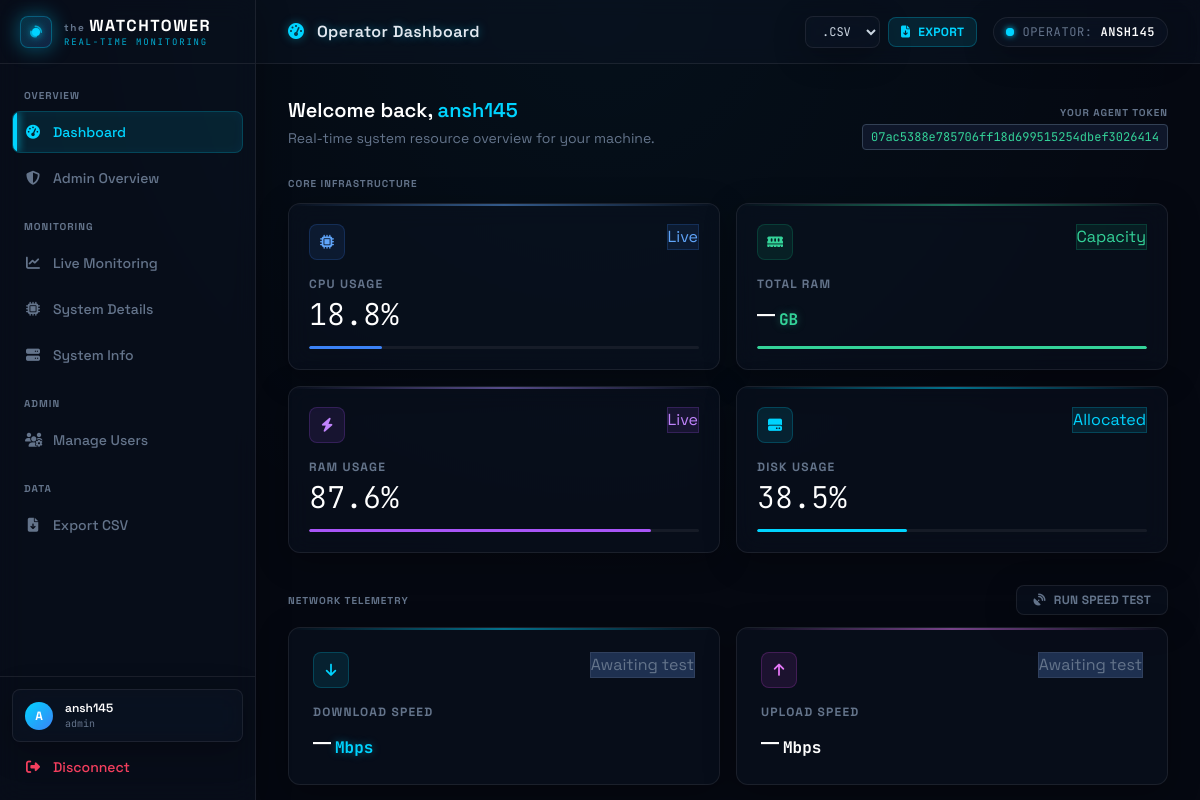
The page /user/ (signed in) on the database its author committed.
### accounts/models.py (models this page shows, shortened)
class UserProfile(models.Model):
    user = models.OneToOneField(User, on_delete=models.CASCADE)
    latitude = models.FloatField(default=0.0)
    longitude = models.FloatField(default=0.0)
    latest_cpu = models.FloatField(default=0.0)
    latest_ram = models.FloatField(default=0.0)
    latest_disk = models.FloatField(default=0.0)
    latest_disk_total = models.FloatField(null=True, blank=True)
    latest_disk_free = models.FloatField(null=True, blank=True)
    os_sys = models.CharField(max_length=50, null=True, blank=True)
    processor = models.CharField(max_length=255, null=True, blank=True)
    cores = models.IntegerField(null=True, blank=True)
    ram_total = models.FloatField(null=True, blank=True)
    uptime_hours = models.FloatField(null=True, blank=True)

### accounts/views.py (the view)
# urls.py: path("user/", views.user_dashboard, name="user_dashboard"),
@login_required
def user_dashboard(request):
    system_data = get_user_system_info(request.user)
    return render(request, "dashboard_user.html", {"data": system_data})

### templates/dashboard_user.html (shortened to what this page needs)
{% extends "base.html" %}
{% block page_title %}
    <i class="fas fa-gauge-high text-[#00d4ff] mr-2"></i> Operator Dashboard
{% endblock %}
{% block topbar_extra %}
<form action="{% url 'export_telemetry' %}" method="GET" class="flex items-center gap-2">
    <select name="format" class="glass-panel hover-card text-slate-300 text-xs rounded-lg px-3 py-1.5 outline-none cursor-pointer font-mono">
        <option value="csv">.CSV</option>
    </select>
    <button type="submit" class="flex items-center gap-2 px-3 py-1.5 rounded-lg text-xs font-bold uppercase tracking-wide
                                  bg-[#00d4ff]/10 border border-[#00d4ff]/25 text-[#00d4ff]
                                  hover:bg-[#00d4ff]/20 transition-all">
        <i class="fas fa-file-arrow-down"></i> Export
    </button>
</form>
{% endblock %}
{% block content %}
<div class="mb-7 fade-up d1 flex justify-between items-end">
    <div>
        <h2 class="text-xl font-semibold text-white">
            Welcome back, <span class="text-[#00d4ff]">{{ request.user.username }}</span>
        </h2>
        <p class="text-sm text-wt-muted mt-1">Real-time system resource overview for your machine.</p>
    </div>
    <div class="hidden sm:block text-right">
        <p class="text-[10px] text-wt-muted uppercase tracking-widest font-bold mb-1">Your Agent Token</p>
        <code class="bg-[#0f172a] border border-slate-700 rounded px-2 py-1 text-xs text-emerald-400 font-mono select-all">{{ request.user.auth_token.key|default:"Missing Token" }}</code>
    </div>
</div>
<p class="text-[10px] font-bold text-wt-muted uppercase tracking-widest mb-3 fade-up d1">Core Infrastructure</p>
<div class="grid grid-cols-1 sm:grid-cols-2 xl:grid-cols-4 gap-4 mb-8">
    <div class="glass-panel hover-card rounded-xl p-5 relative overflow-hidden stripe fade-up d2 hover:border-blue-500/30 transition-colors" style="--stripe:#60a5fa">
        <div class="flex items-start justify-between mb-4">
            <div class="w-9 h-9 rounded-lg bg-blue-500/10 border border-blue-500/20 flex items-center justify-center text-blue-400">
                <i class="fas fa-microchip text-sm"></i>
            </div>
            <span class="pill bg-blue-500/10 border border-blue-500/20 text-blue-400">Live</span>
        </div>
        <p class="text-xs font-bold text-wt-muted uppercase tracking-widest mb-1">CPU Usage</p>
        <p class="text-3xl font-light text-white font-mono kpi-counter">{{ data.cpu_usage|default_if_none:"—" }}<span class="text-base val-blue font-bold ml-1">%</span></p>
        <div class="bar-track"><div class="bar-fill bg-blue-500" style="width:{{ data.cpu_usage|default_if_none:0 }}%"></div></div>
    </div>
    <div class="glass-panel hover-card rounded-xl p-5 relative overflow-hidden stripe fade-up d3 hover:border-emerald-500/30 transition-colors" style="--stripe:#34d399">
        <div class="flex items-start justify-between mb-4">
            <div class="w-9 h-9 rounded-lg bg-emerald-500/10 border border-emerald-500/20 flex items-center justify-center text-emerald-400">
                <i class="fas fa-memory text-sm"></i>
            </div>
            <span class="pill bg-emerald-500/10 border border-emerald-500/20 text-emerald-400">Capacity</span>
        </div>
        <p class="text-xs font-bold text-wt-muted uppercase tracking-widest mb-1">Total RAM</p>
        <p class="text-3xl font-light text-white font-mono kpi-counter">{{ data.ram_total|default_if_none:"—" }}<span class="text-base val-green font-bold ml-1">GB</span></p>
        <div class="bar-track"><div class="bar-fill bg-emerald-400 w-full"></div></div>
    </div>
    <div class="glass-panel hover-card rounded-xl p-5 relative overflow-hidden stripe fade-up d4 hover:border-purple-500/30 transition-colors" style="--stripe:#a78bfa">
        <div class="flex items-start justify-between mb-4">
            <div class="w-9 h-9 rounded-lg bg-purple-500/10 border border-purple-500/20 flex items-center justify-center text-purple-400">
                <i class="fas fa-bolt text-sm"></i>
            </div>
            <span class="pill bg-purple-500/10 border border-purple-500/20 text-purple-400">Live</span>
        </div>
        <p class="text-xs font-bold text-wt-muted uppercase tracking-widest mb-1">RAM Usage</p>
        <p class="text-3xl font-light text-white font-mono kpi-counter">{{ data.ram_percent|default_if_none:"—" }}<span class="text-base val-purple font-bold ml-1">%</span></p>
        <div class="bar-track"><div class="bar-fill bg-purple-500" style="width:{{ data.ram_percent|default_if_none:0 }}%"></div></div>
    </div>
    <div class="glass-panel hover-card rounded-xl p-5 relative overflow-hidden stripe fade-up d5 hover:border-[#00d4ff]/30 transition-colors" style="--stripe:#00d4ff">
        <div class="flex items-start justify-between mb-4">
            <div class="w-9 h-9 rounded-lg bg-[#00d4ff]/10 border border-[#00d4ff]/20 flex items-center justify-center text-[#00d4ff]">
                <i class="fas fa-hard-drive text-sm"></i>
            </div>
            <span class="pill bg-[#00d4ff]/10 border border-[#00d4ff]/20 text-[#00d4ff]">Allocated</span>
        </div>
        <p class="text-xs font-bold text-wt-muted uppercase tracking-widest mb-1">Disk Usage</p>
        <p class="text-3xl font-light text-white font-mono kpi-counter">{{ data.disk_usage|default_if_none:"—" }}<span class="text-base val-cyan font-bold ml-1">%</span></p>
        <div class="bar-track"><div class="bar-fill bg-[#00d4ff]" style="width:{{ data.disk_usage|default_if_none:0 }}%"></div></div>
    </div>
</div>
<div class="flex items-center justify-between mb-3 fade-up d5">
    <p class="text-[10px] font-bold text-wt-muted uppercase tracking-widest">Network Telemetry</p>
    <button id="speedTestBtn" onclick="runSpeedTest()"
            class="flex items-center gap-2 px-4 py-1.5 rounded-lg text-xs font-bold uppercase tracking-wide
                   glass-panel hover-card text-wt-muted
                   hover:text-white hover:border-slate-600 transition-all">
        <i class="fas fa-satellite-dish" id="speedIcon"></i> <span id="speedLabel">Run Speed Test</span>
    </button>
</div>
<div class="grid grid-cols-1 md:grid-cols-2 gap-4 fade-up d6">
    <div class="glass-panel hover-card rounded-xl p-6 hover:border-[#00d4ff]/30 transition-colors relative overflow-hidden stripe" style="--stripe:#00d4ff">
        <div class="flex items-start justify-between mb-4">
            <div class="w-9 h-9 rounded-lg bg-[#00d4ff]/10 border border-[#00d4ff]/20 flex items-center justify-center text-[#00d4ff]">
                <i class="fas fa-arrow-down text-sm"></i>
            </div>
            <span class="pill bg-wt-dim border border-wt-border text-wt-muted" id="dlBadge">Awaiting test</span>
        </div>
        <p class="text-xs font-bold text-wt-muted uppercase tracking-widest mb-1">Download Speed</p>
        <p class="text-3xl font-light text-white font-mono" id="dlVal">—<span class="text-base val-cyan font-bold ml-1">Mbps</span></p>
    </div>
    <div class="glass-panel hover-card rounded-xl p-6 hover:border-fuchsia-500/30 transition-colors relative overflow-hidden stripe" style="--stripe:#e879f9">
        <div class="flex items-start justify-between mb-4">
            <div class="w-9 h-9 rounded-lg bg-fuchsia-500/10 border border-fuchsia-500/20 flex items-center justify-center text-fuchsia-400">
                <i class="fas fa-arrow-up text-sm"></i>
            </div>
            <span class="pill bg-wt-dim border border-wt-border text-wt-muted" id="ulBadge">Awaiting test</span>
        </div>
        <p class="text-xs font-bold text-wt-muted uppercase tracking-widest mb-1">Upload Speed</p>
        <p class="text-3xl font-light text-white font-mono" id="ulVal">—<span class="text-base val-fuchsia font-bold ml-1">Mbps</span></p>
    </div>
</div>
{% endblock %}

### templates/base.html (shortened to what this page needs)
<!DOCTYPE html>
<html lang="en">
<head>
    <script src="https://cdn.tailwindcss.com"></script>
    <link href="https://cdnjs.cloudflare.com/ajax/libs/font-awesome/6.5.0/css/all.min.css" rel="stylesheet">
</head>
<body class="bg-wt-bg text-wt-text font-sans flex h-screen overflow-hidden">
<aside class="w-64 glass-panel border-r border-wt-border border-y-0 border-l-0 flex flex-col z-30 shrink-0 slide-right">
    <div class="h-16 flex items-center gap-3 px-5 border-b border-wt-border group select-none">
        <div class="relative flex items-center justify-center w-8 h-8 rounded-lg bg-gradient-to-br from-wt-cyan/20 to-blue-500/20 border border-wt-cyan/30 shadow-[0_0_15px_rgba(0,212,255,0.15)] group-hover:shadow-[0_0_20px_rgba(0,212,255,0.4)] transition-all duration-300">
            <div class="absolute w-2 h-2 rounded-full bg-wt-cyan animate-pulse shadow-[0_0_8px_#00d4ff]"></div>
            <i class="fas fa-satellite-dish text-wt-cyan text-xs opacity-70"></i>
        </div>
        <div class="flex flex-col justify-center">
            <h1 class="text-base font-bold tracking-widest text-white uppercase m-0 leading-tight">
                <span class="text-wt-muted text-[10px] lowercase mr-1">The</span>Watchtower
            </h1>
            <p class="text-[9px] font-mono text-wt-cyan/80 uppercase tracking-[0.2em] m-0 leading-none mt-0.5">Real-Time Monitoring</p>
        </div>
    </div>
    <nav class="flex-1 p-3 space-y-1 overflow-y-auto mt-1">
        <p class="text-[10px] font-bold text-wt-muted uppercase tracking-widest px-3 pt-2 pb-1">Overview</p>
        {% url 'user_dashboard' as url_user %}
        <a href="{{ url_user }}" class="nav-item {% if request.path == url_user %}nav-active{% else %}text-wt-muted{% endif %} flex items-center gap-3 px-3 py-2.5 rounded-lg text-sm font-medium">
            <i class="fas fa-gauge-high w-4 text-center"></i> Dashboard
        </a>
        {% if request.user.is_superuser %}
        {% url 'admin_dashboard' as url_admin %}
        <a href="{{ url_admin }}" class="nav-item {% if request.path == url_admin %}nav-active{% else %}text-wt-muted{% endif %} flex items-center gap-3 px-3 py-2.5 rounded-lg text-sm font-medium">
            <i class="fas fa-shield-halved w-4 text-center"></i> Admin Overview
        </a>
        {% endif %}
        <p class="text-[10px] font-bold text-wt-muted uppercase tracking-widest px-3 pt-4 pb-1">Monitoring</p>
        {% url 'monitoring' as url_mon %}
        <a href="{{ url_mon }}" class="nav-item {% if request.path == url_mon %}nav-active{% else %}text-wt-muted{% endif %} flex items-center gap-3 px-3 py-2.5 rounded-lg text-sm font-medium">
            <i class="fas fa-chart-line w-4 text-center"></i> Live Monitoring
        </a>
        {% url 'system_details' as url_det %}
        <a href="{{ url_det }}" class="nav-item {% if request.path == url_det %}nav-active{% else %}text-wt-muted{% endif %} flex items-center gap-3 px-3 py-2.5 rounded-lg text-sm font-medium">
            <i class="fas fa-microchip w-4 text-center"></i> System Details
        </a>
        {% url 'system_info' as url_info %}
        <a href="{{ url_info }}" class="nav-item {% if request.path == url_info %}nav-active{% else %}text-wt-muted{% endif %} flex items-center gap-3 px-3 py-2.5 rounded-lg text-sm font-medium">
            <i class="fas fa-server w-4 text-center"></i> System Info
        </a>
        {% if request.user.is_superuser %}
        <p class="text-[10px] font-bold text-wt-muted uppercase tracking-widest px-3 pt-4 pb-1">Admin</p>
        {% url 'admin_users' as url_users %}
        <a href="{{ url_users }}" class="nav-item {% if request.path == url_users %}nav-active{% else %}text-wt-muted{% endif %} flex items-center gap-3 px-3 py-2.5 rounded-lg text-sm font-medium">
            <i class="fas fa-users-gear w-4 text-center"></i> Manage Users
        </a>
        {% endif %}
        <p class="text-[10px] font-bold text-wt-muted uppercase tracking-widest px-3 pt-4 pb-1">Data</p>
        <a href="{% url 'export_telemetry' %}?format=csv" class="nav-item text-wt-muted flex items-center gap-3 px-3 py-2.5 rounded-lg text-sm font-medium">
            <i class="fas fa-file-arrow-down w-4 text-center"></i> Export CSV
        </a>
    </nav>
    <div class="p-3 border-t border-wt-border">
        <div class="flex items-center gap-3 px-3 py-2.5 rounded-lg glass-panel hover-card mb-1 hover-card">
            <div class="w-7 h-7 rounded-full bg-gradient-to-br from-wt-cyan to-blue-500 flex items-center justify-center text-white font-bold text-xs shrink-0 avatar-hover">
                {{ request.user.username|first|upper }}
            </div>
            <div class="min-w-0">
                <p class="text-white text-xs font-semibold truncate">{{ request.user.username }}</p>
                <p class="text-wt-muted text-[10px] font-mono">{% if request.user.is_superuser %}admin{% else %}operator{% endif %}</p>
            </div>
        </div>
        <a href="{% url 'logout' %}" class="nav-item text-rose-500 flex items-center gap-3 px-3 py-2.5 rounded-lg text-sm font-medium hover:bg-rose-500/10 hover:text-rose-400 btn-hover">
            <i class="fas fa-right-from-bracket w-4 text-center"></i> Disconnect
        </a>
    </div>
</aside>
<div class="flex-1 flex flex-col min-h-screen overflow-hidden">
    <header class="h-16 shrink-0 flex items-center justify-between px-8 bg-wt-glass backdrop-blur-md border-b border-wt-border z-20 sticky top-0 fade-down">
        <div class="flex items-center gap-3">
            <h1 class="text-base font-semibold text-wt-text tracking-wide text-glow">{% block page_title %}{% endblock %}</h1>
        </div>
        <div class="flex items-center gap-4">
            {% block topbar_extra %}{% endblock %}
            <div class="glass-panel flex items-center gap-2 px-3 py-1.5 rounded-full cursor-default transition-all duration-300">
                <span class="relative flex h-2 w-2">
                    <span class="relative inline-flex rounded-full h-2 w-2 bg-wt-cyan shadow-[0_0_6px_#00d4ff]"></span>
                </span>
                <span class="text-xs font-mono text-wt-muted uppercase tracking-wider">Operator: <span class="text-white font-semibold">{{ request.user.username }}</span></span>
            </div>
        </div>
    </header>
    <main class="flex-1 overflow-y-auto overflow-x-hidden p-8">
        {% block content %}{% endblock %}
    </main>
</div>
</body>
</html>

### rows shown on the page
UserProfile: cpu_usage "18.8%", ram_percent "87.6%", disk_usage "38.5%"

### other values the page prints
{{ request.user.username|first|upper }} "A"
{{ request.user.username }} "ansh145"
{{ request.user.username }} "ANSH145"
{{ request.user.auth_token.key|default:"Missing Token" }} "07ac5388e785706ff18d699515254dbef3026414"
{{ data.ram_total|default_if_none:"—" }} "—"
